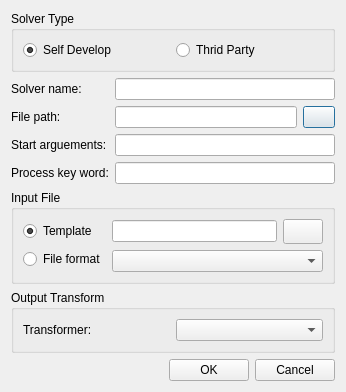
<?xml version="1.0" encoding="UTF-8"?>
<ui version="4.0">
 <class>AddSolverDialog</class>
 <widget class="QDialog" name="AddSolverDialog">
  <property name="geometry">
   <rect>
    <x>0</x>
    <y>0</y>
    <width>346</width>
    <height>364</height>
   </rect>
  </property>
  <property name="windowTitle">
   <string>Add Solver</string>
  </property>
  <layout class="QGridLayout" name="gridLayout_5">
   <item row="0" column="0">
    <widget class="QGroupBox" name="groupBox">
     <property name="title">
      <string>Solver Type</string>
     </property>
     <layout class="QGridLayout" name="gridLayout_4">
      <item row="0" column="0">
       <widget class="QRadioButton" name="sdRadioButton">
        <property name="text">
         <string>Self Develop</string>
        </property>
        <property name="checked">
         <bool>true</bool>
        </property>
       </widget>
      </item>
      <item row="0" column="1">
       <widget class="QRadioButton" name="tpradioButton">
        <property name="text">
         <string>Thrid Party</string>
        </property>
       </widget>
      </item>
     </layout>
    </widget>
   </item>
   <item row="1" column="0">
    <layout class="QGridLayout" name="gridLayout_3">
     <item row="0" column="0">
      <layout class="QVBoxLayout" name="verticalLayout_3">
       <item>
        <widget class="QLabel" name="label">
         <property name="text">
          <string>Solver name:</string>
         </property>
        </widget>
       </item>
       <item>
        <widget class="QLabel" name="label_2">
         <property name="text">
          <string>File path:</string>
         </property>
        </widget>
       </item>
       <item>
        <widget class="QLabel" name="label_3">
         <property name="text">
          <string>Start arguements:</string>
         </property>
        </widget>
       </item>
       <item>
        <widget class="QLabel" name="label_4">
         <property name="text">
          <string>Process key word:</string>
         </property>
        </widget>
       </item>
      </layout>
     </item>
     <item row="0" column="1">
      <layout class="QVBoxLayout" name="verticalLayout_4">
       <item>
        <widget class="QLineEdit" name="nameLineEdit"/>
       </item>
       <item>
        <layout class="QHBoxLayout" name="horizontalLayout">
         <item>
          <widget class="QLineEdit" name="pathlineEdit"/>
         </item>
         <item>
          <widget class="QPushButton" name="fileSelect">
           <property name="minimumSize">
            <size>
             <width>32</width>
             <height>22</height>
            </size>
           </property>
           <property name="maximumSize">
            <size>
             <width>28</width>
             <height>27</height>
            </size>
           </property>
           <property name="styleSheet">
            <string notr="true">background-image: url(:/QUI/icon/open.png);</string>
           </property>
           <property name="text">
            <string/>
           </property>
          </widget>
         </item>
        </layout>
       </item>
       <item>
        <widget class="QLineEdit" name="arguementsLineEdit"/>
       </item>
       <item>
        <widget class="QLineEdit" name="processkeyLineEdit"/>
       </item>
      </layout>
     </item>
    </layout>
   </item>
   <item row="2" column="0">
    <widget class="QGroupBox" name="groupBox_2">
     <property name="title">
      <string>Input File</string>
     </property>
     <layout class="QGridLayout" name="gridLayout">
      <item row="0" column="0">
       <layout class="QVBoxLayout" name="verticalLayout_2">
        <item>
         <widget class="QRadioButton" name="templateRadioButton">
          <property name="text">
           <string>Template</string>
          </property>
          <property name="checked">
           <bool>true</bool>
          </property>
         </widget>
        </item>
        <item>
         <widget class="QRadioButton" name="fileRadioButton">
          <property name="text">
           <string>File format</string>
          </property>
         </widget>
        </item>
       </layout>
      </item>
      <item row="0" column="1">
       <layout class="QVBoxLayout" name="verticalLayout">
        <item>
         <layout class="QHBoxLayout" name="horizontalLayout_7">
          <item>
           <widget class="QLineEdit" name="templateLineEdit"/>
          </item>
          <item>
           <widget class="QPushButton" name="fileSelect_1">
            <property name="minimumSize">
             <size>
              <width>0</width>
              <height>25</height>
             </size>
            </property>
            <property name="maximumSize">
             <size>
              <width>16777215</width>
              <height>25</height>
             </size>
            </property>
            <property name="styleSheet">
             <string notr="true">background-image: url(:/QUI/icon/open.png);</string>
            </property>
            <property name="text">
             <string/>
            </property>
           </widget>
          </item>
         </layout>
        </item>
        <item>
         <widget class="QComboBox" name="FileComboBox"/>
        </item>
       </layout>
      </item>
     </layout>
    </widget>
   </item>
   <item row="3" column="0">
    <widget class="QGroupBox" name="groupBox_3">
     <property name="title">
      <string>Output Transform</string>
     </property>
     <layout class="QGridLayout" name="gridLayout_2">
      <item row="0" column="0">
       <layout class="QHBoxLayout" name="horizontalLayout_8">
        <item>
         <widget class="QLabel" name="label_5">
          <property name="sizePolicy">
           <sizepolicy hsizetype="Minimum" vsizetype="Preferred">
            <horstretch>0</horstretch>
            <verstretch>0</verstretch>
           </sizepolicy>
          </property>
          <property name="text">
           <string>Transformer:</string>
          </property>
         </widget>
        </item>
        <item>
         <widget class="QComboBox" name="transformerComboBox"/>
        </item>
       </layout>
      </item>
     </layout>
    </widget>
   </item>
   <item row="4" column="0">
    <layout class="QHBoxLayout" name="horizontalLayout_2">
     <item>
      <spacer name="horizontalSpacer">
       <property name="orientation">
        <enum>Qt::Horizontal</enum>
       </property>
       <property name="sizeHint" stdset="0">
        <size>
         <width>40</width>
         <height>20</height>
        </size>
       </property>
      </spacer>
     </item>
     <item>
      <widget class="QPushButton" name="out_OkButton">
       <property name="text">
        <string>OK</string>
       </property>
      </widget>
     </item>
     <item>
      <widget class="QPushButton" name="out_CancelButton">
       <property name="text">
        <string>Cancel</string>
       </property>
      </widget>
     </item>
    </layout>
   </item>
  </layout>
 </widget>
 <resources>
  <include location="../qrc/qianfan.qrc"/>
 </resources>
 <connections/>
</ui>
